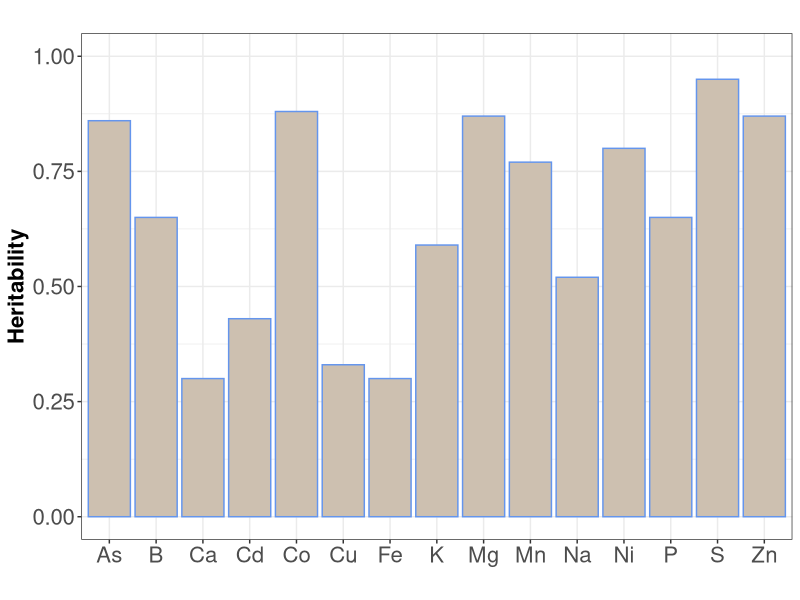

Here is the R script that generated this plot:
## ---- chunk 1
knitr::opts_chunk$set(echo = TRUE) 
knitr::opts_knit$set(root.dir=normalizePath('../../')) 
#library(tidyverse)
## ---- chunk 2
library(ggplot2)

h2 <- read.csv("cache/h2.csv")
h2 <- h2[order(h2$Heritability), ]

fsize=16
p1 <- ggplot(h2, aes(x=mineral, , y=Heritability) ) + 
  geom_bar(position=position_dodge(), stat="identity", col="cornflowerblue", fill="antiquewhite3") +
  xlab("") +
  ylim(c(0,1)) +
  ylab("Heritability") +
  ggtitle("") + theme_bw() +
  #labs(fill="") +
  guides(fill=FALSE) +
  theme(axis.text = element_text(size=fsize),
          axis.title=element_text(size=fsize, face="bold"),
          legend.title = element_text(size=fsize, face="bold"),
          legend.text = element_text(size=fsize))

pdf("graphs/h2_15traits.pdf", width=8, height=8)
p1
dev.off()
